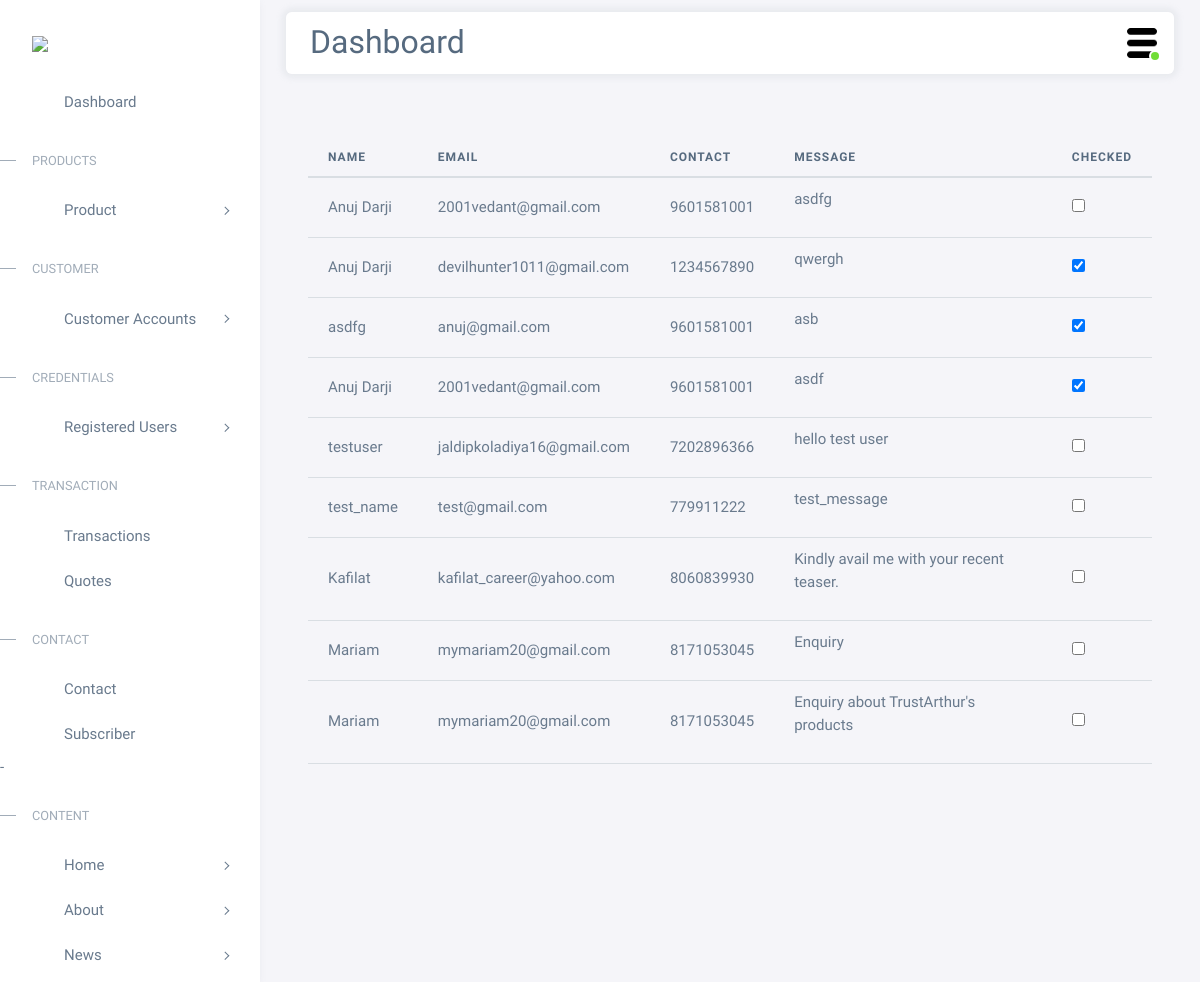
/devadmin/contactlist/, run on an earlier commit of the app's database.
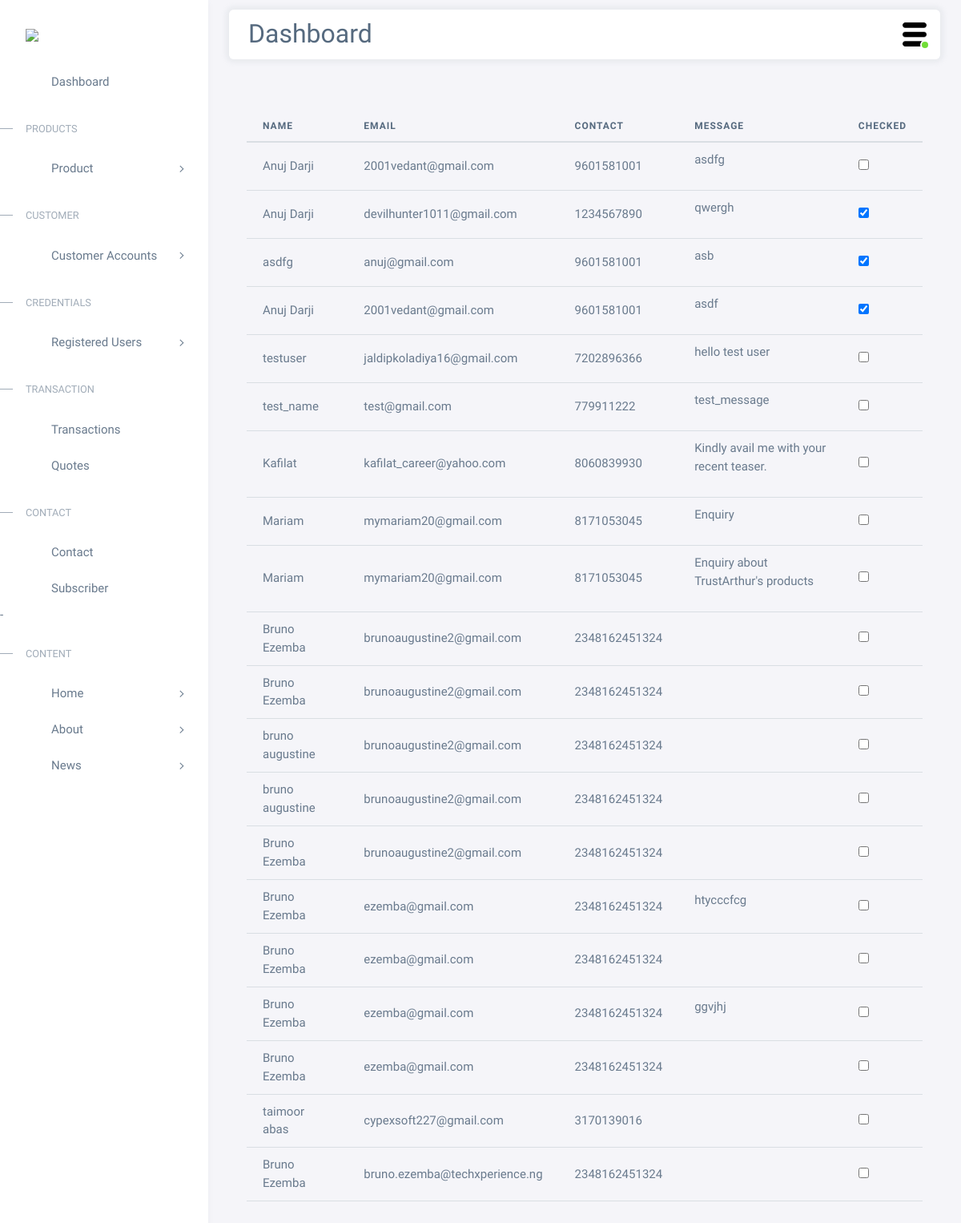
And on a later commit of the database.
### accounts/models.py (models this page shows, shortened)
class Contact(models.Model):
    name = models.CharField(max_length=200)
    email = models.EmailField(max_length=50)
    contact = models.PositiveIntegerField()
    message = models.TextField()
    checked = models.BooleanField(default=False)

### accounts/views.py (the view)
# urls.py: path('devadmin/contactlist/', views.admincontactlist, name='admincontactlist'),
def admincontactlist(request):
    contact = Contact.objects.all()
    return render(request, 'devadmin/admincontactlist.html',{'contact':contact})

### accounts/templates/devadmin/admincontactlist.html (shortened to what this page needs)
{% extends 'devadmin/base.html' %}
{% load static %}
{% block main-content %}
<link rel="stylesheet" href="https://cdn.datatables.net/1.12.1/css/jquery.dataTables.min.css">
<link rel="stylesheet" href="https://cdn.datatables.net/datetime/1.1.2/css/dataTables.dateTime.min.css">
<link rel="stylesheet" href="https://cdn.datatables.net/1.12.1/css/dataTables.bootstrap4.min.css">
<link rel="stylesheet" href="https://cdn.datatables.net/buttons/2.2.3/css/buttons.bootstrap4.min.css">
<div class="m-5">
<table id="example" class="table display nowrap mt-3" style="width:100%">
  <thead>
      <tr>
          <th>Name</th>
          <th>Email</th>
          <th>Contact</th>
          <th>Message</th>
          <th>Checked</th>
        </tr>
  </thead>
  <tbody>
    {% for i in contact %}
    <tr>
        <td>{{i.name}}</td>
        <td>{{i.email}}</td>
        <td>{{i.contact}}</td>
        <td>{{i.message | linebreaks}}</td>
        <td>
          <form action="{% url 'admincontact' i.id %}" id="myform{{i.id}}" method= "POST">
            {% if i.checked == True %}
              <input type="checkbox" name="fluency" id="fluency{{i.id}}" checked/>
              {% else %}
              <input type="checkbox" name="fluency" id="fluency{{i.id}}" />
              {% endif %}
          </form>
        </td>
      </tr>
    {% endfor %}
    </tbody>
</table>
</div>
{% endblock main-content %}

What changed in the data, as far as the page shows it:
added Contact: name "Bruno Ezemba", email "brunoaugustine2@gmail.com", contact "2348162451324"
added Contact: name "Bruno Ezemba", email "brunoaugustine2@gmail.com", contact "2348162451324"
added Contact: name "bruno augustine", email "brunoaugustine2@gmail.com", contact "2348162451324"
added Contact: name "bruno augustine", email "brunoaugustine2@gmail.com", contact "2348162451324"
added Contact: name "Bruno Ezemba", email "brunoaugustine2@gmail.com", contact "2348162451324"
added Contact: name "Bruno Ezemba", email "ezemba@gmail.com", contact "2348162451324", message "htycccfcg"
added Contact: name "Bruno Ezemba", email "ezemba@gmail.com", contact "2348162451324"
added Contact: name "Bruno Ezemba", email "ezemba@gmail.com", contact "2348162451324", message "ggvjhj"
added Contact: name "Bruno Ezemba", email "ezemba@gmail.com", contact "2348162451324"
added Contact: name "taimoor abas", email "cypexsoft227@gmail.com", contact "3170139016"
added Contact: name "Bruno Ezemba", email "bruno.ezemba@techxperience.ng", contact "2348162451324"
